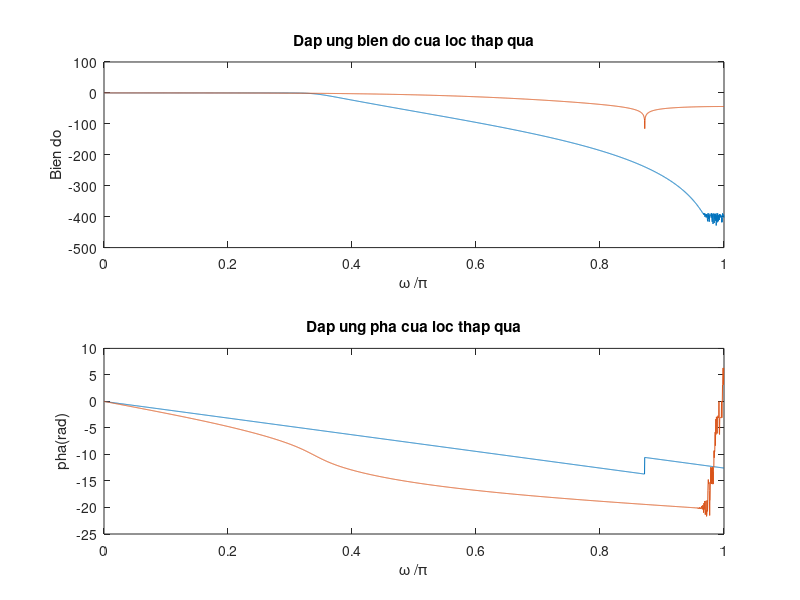

Write MATLAB code to recreate this figure.
 %Cac yeu cau cua bo loc 
 Ws = 0.45; Wp = 0.32; Rp = 0.6; Rs = 40; 
 %Xac dinh bac loc va tan so cat
 [N, Wn] = buttord(Wp, Ws, Rp, Rs) ; 
  %thiet ke loc thap qua bac N co tan so cat Wn
  [num, den ] = butter(N, Wn, 'low') ;
  %Tinh toan dap ung tan so cua loc vua thiet ke 
  figure('Name',' butter');
  w = 0:0.001: pi ;
  H = freqz (num, den ,w) ; 
  
  N = 10;
%Tan so cat
Wn = 0.5;
%Dap ung xung cua loc
h1 = fir1(N,Wn,hamming(N+1));
w = 0:0.001:pi;
H1 = freqz(h1,1,w);
  %Ve dap ung bien do va dap ung pha 
  subplot(2,1,1);
  plot (w/pi , 20*log10(abs(H)) ) ; grid 
  xlabel ('\omega /\pi') ; ylabel ('Bien do') ; 
  title ('Dap ung bien do cua loc thap qua') ; 
  hold on;
  
plot(w/pi,20*log10(abs(H1)));grid
  subplot (2 ,1 ,2) ; 
  plot (w/pi , unwrap( angle (H1) ) ) ; grid
  xlabel ('\omega /\pi') ; ylabel ('pha(rad)') ; 
  title ('Dap ung pha cua loc thap qua') ;
  hold on;
  plot (w/pi , unwrap( angle (H) ) ) ; grid
  
